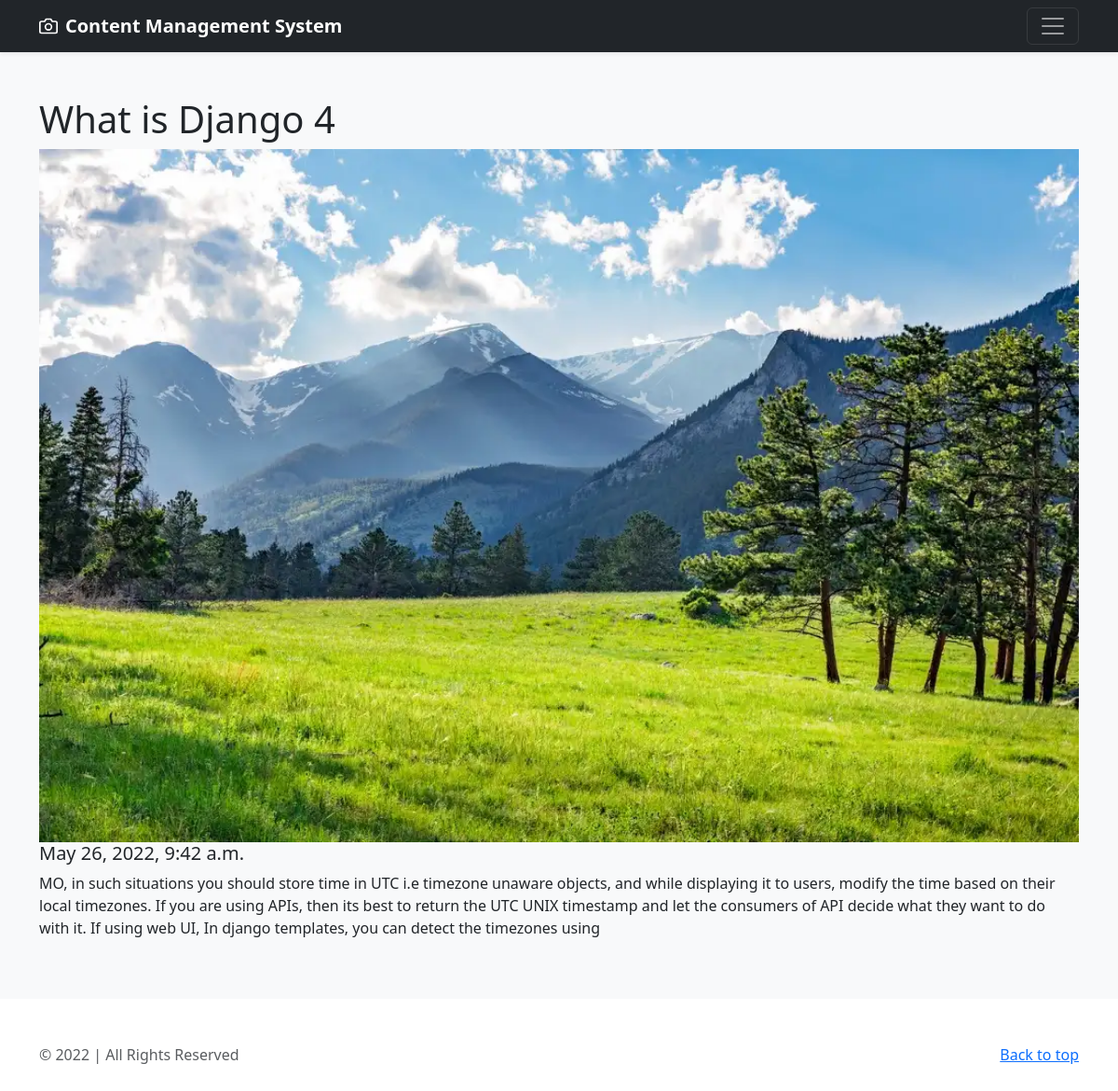
Screenshot of /post/3 with the database file from the repository.
### blog/models.py (models this page shows, shortened)
class Post(models.Model):
    title = models.CharField(max_length=50)
    content = models.TextField()
    published_date = models.DateTimeField(default=timezone.now())
    image = models.ImageField(upload_to="posts/", default="posts/default.png")

### blog/views.py (the view)
# urls.py: path('post/<int:pk>', post, name="post"),
def post(request, pk):
    post = Post.objects.get(pk=pk)
    return render(request, "blog/post.html", {'post': post})

### blog/templates/blog/post.html (shortened to what this page needs)
{% extends 'base.html' %}
{% block content %}
 <div class="album py-5 bg-light">
    <div class="container">
      <div class="row row-cols-1  g-3">
<div class="col">
<h1>{{post.title}}</h1>
              <img src="{{ post.image.url }}" width="100%" >
              <h5>{{ post.published_date }}</h5>
              <p>{{ post.content }}</p>
</div>
      </div>
    </div>
 </div>
{% endblock %}

### rows the page displays
Post: title "What is Django 4", image (picture), published_date "May 26, 2022, 9:42 a.m.", content "MO, in such situations you should store time in UTC i.e timezone unaware objects, and while displaying it to users, modify the time based on their local timezones. If you are using APIs, then its best to return the UTC UNIX timestamp and let the consumers of API decide what they want to do with it. If using web UI, In django templates, you can detect the timezones using"
